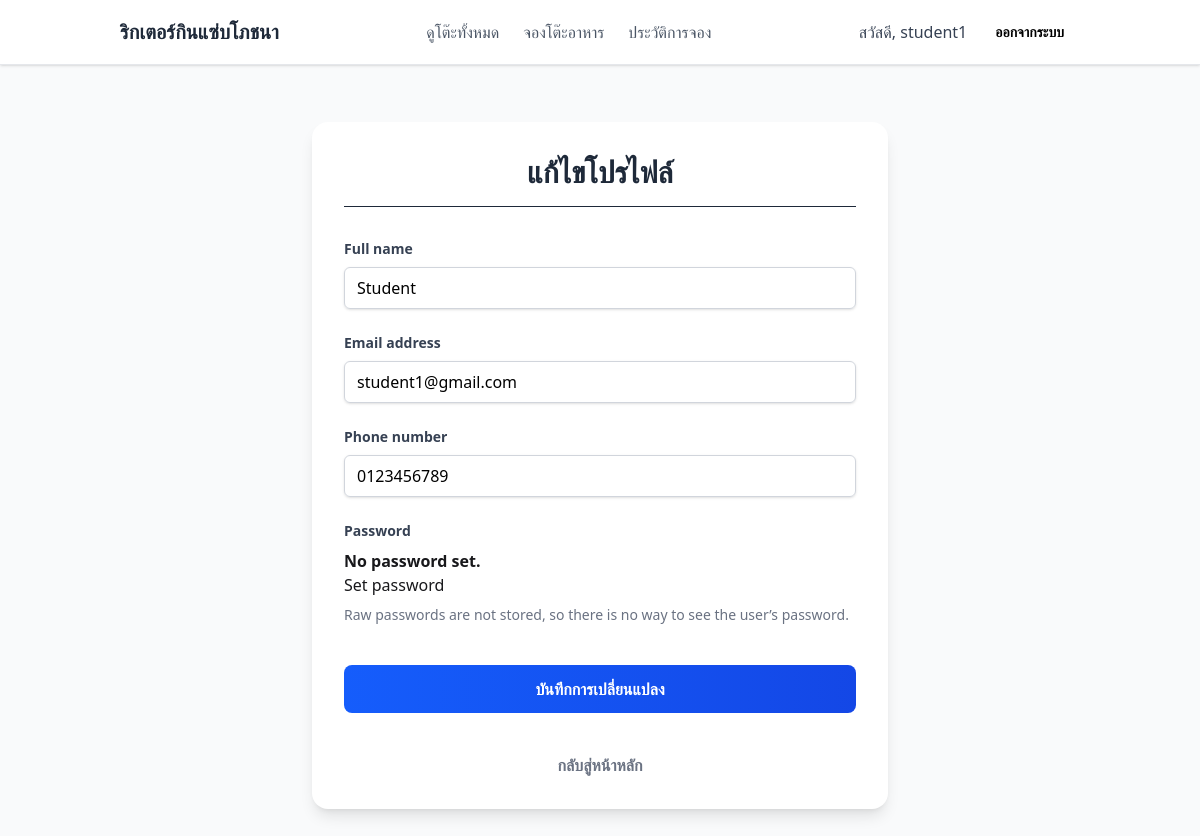
Page /accounts/profile/ (signed in) on the committed database.
### accounts/models.py (models this page shows, shortened)
class CustomUser(AbstractUser):
    ROLE_CHOICES = (
        ('customer', 'Customer'),
        ('admin', 'Admin'),
    )
    first_name = None
    last_name = None
    full_name = models.CharField(max_length=255)
    phone_number = models.CharField(max_length=20, blank=True, null=True)
    role = models.CharField(max_length=10, choices=ROLE_CHOICES, default='customer')

### accounts/views.py (the view)
# urls.py: path('profile/', ProfileUpdateView.as_view(), name='profile'),
class ProfileUpdateView(LoginRequiredMixin, UpdateView):
    model = CustomUser
    form_class = CustomUserChangeForm
    template_name = 'registration/profile_form.html'
    success_url = reverse_lazy('profile')
    def get_object(self):
        return self.request.user

### accounts/forms.py
class CustomUserChangeForm(UserChangeForm):
    class Meta(UserChangeForm.Meta):
        model = CustomUser
        fields = ('full_name', 'email', 'phone_number')

### templates/registration/profile_form.html (shortened to what this page needs)
{% extends 'base.html' %}
{% block content %}
<div class="min-h-screen flex items-center justify-center px-4 py-12 bg-gray-50">
    <div class="max-w-xl w-full bg-white p-8 rounded-2xl shadow-lg">
        <h2 class="text-3xl font-bold text-center text-gray-800 mb-8 border-b pb-4">แก้ไขโปรไฟล์</h2>
        <form method="post" class="space-y-6">
            {% for field in form %}
                <div>
                    <label for="{{ field.id_for_label }}" class="block text-sm font-semibold text-gray-700 mb-2">
                        {{ field.label }}
                    </label>
                    {{ field }}
                    {% if field.help_text %}
                        <p class="mt-2 text-sm text-gray-500">{{ field.help_text }}</p>
                    {% endif %}
                </div>
            {% endfor %}
            <button type="submit" class="w-full mt-4 bg-gradient-to-r from-blue-600 to-blue-700 text-white font-semibold py-3 px-4 rounded-lg hover:from-blue-700 hover:to-blue-800 focus:outline-none focus:ring-2 focus:ring-blue-500">
                บันทึกการเปลี่ยนแปลง
            </button>
            {% if user.role == 'customer' and not user.is_superuser %}
            <a href="{% url 'table_browse' %}" class="block w-full mt-4 bg-white text-gray-500 text-center font-semibold transition">
                กลับสู่หน้าหลัก
            </a>
            {% endif %}
        </form>
    </div>
</div>
{% endblock %}

### templates/base.html (shortened to what this page needs)
{% load static tailwind_tags %}
<!DOCTYPE html>
<html lang="th">
  <head>
    {% tailwind_css %}
  </head>
  <body class="bg-white min-h-screen">
    <nav class="bg-white shadow-sm border-b border-gray-200 sticky top-0 z-50">
      <div class="container mx-auto px-4 sm:px-6 lg:px-8">
        <div class="flex justify-between items-center h-16">
          <div class="flex items-center">
            <a href="/" class="text-xl font-bold text-gray-800 hover:text-green-600 transition duration-200">
              ริกเตอร์กินแซ่บโภชนา
            </a>
          </div>
          <div class="hidden md:flex items-center space-x-6">
            {% if user.role == 'customer' and not user.is_superuser %}
            <a href="{% url 'table_browse' %}" class="text-gray-600 hover:text-green-600 font-medium transition duration-200">
                 ดูโต๊ะทั้งหมด
             </a>
            <a href="{% url 'booking_create' %}" class="text-gray-600 hover:text-green-600 font-medium transition duration-200">
              จองโต๊ะอาหาร
            </a>
            <a href="{% url 'booking_history' %}" class="text-gray-600 hover:text-green-600 font-medium transition duration-200">
              ประวัติการจอง
            </a>
            {% endif %}
          </div>
          <div class="flex items-center space-x-3">
            {% if user.is_authenticated %}
            <a href="{% url 'profile' %}" class="text-gray-700 hidden sm:inline font-medium hover:text-green-600">
              <span>สวัสดี, {{ user.username }}</span>
            </a>
            <form action="{% url 'logout' %}" method="post">
              <button type="submit" class="px-4 py-2 bg-white text-black text-sm font-semibold rounded-lg hover:bg-red-200 transition duration-200">
                ออกจากระบบ
              </button>
            </form>
            {% endif %}
          </div>
        </div>
      </div>
    </nav>
    <main>
      {% block content %}
      {% endblock %}
    </main>
  </body>
</html>

### rows in the picture
CustomUser: username "student1", form "Student" "student1@gmail.com" "0123456789" "No password set. Set password"

### other values in the picture
{{ field.label }} "Full name" "Email address" "Phone number" "Password"
{{ field.help_text }} "Raw passwords are not stored, so there is no way to see the user’s password."
